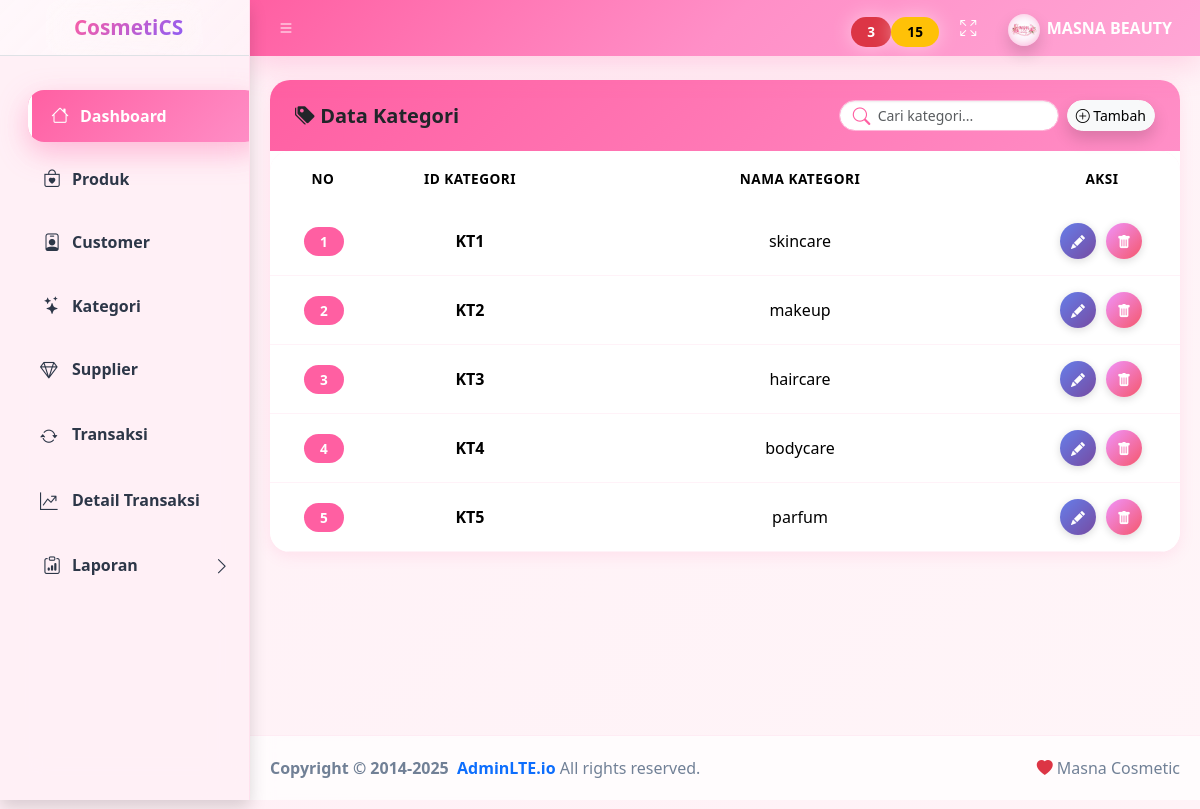
/dashboard.php?menu=kategori (signed in), run on the app's committed database.
### tables this page shows
CREATE TABLE `kategori` (
  `id_kategori` varchar(10) NOT NULL,
  `nama_kategori` varchar(100) NOT NULL
);

### form/kategori/view.php (the view, shortened to what this page needs)
<?php include "koneksi.php"; ?>
<div class="app-content">
  <div class="container-fluid">
    <br>
    <div class="card card-cosmetic">
      <div class="card-header header-cosmetic">
        <div class="d-flex justify-content-between align-items-center">
          <h5 class="mb-0 fw-bold">
            <i class="bi bi-tags-fill"></i> Data Kategori
          </h5>
          <div class="d-flex gap-2">
            <div class="position-relative">
              <i class="bi bi-search search-icon"></i>
              <input type="text" id="searchKategori"
                     class="form-control form-control-sm search-box"
                     placeholder="Cari kategori...">
            </div>
            <a href="dashboard.php?menu=addkategori"
               class="btn btn-light btn-sm rounded-pill shadow">
              <i class="bi bi-plus-circle"></i> Tambah
            </a>
          </div>
        </div>
      </div>
      <div class="card-body p-0">
        <table class="table table-hover table-cosmetic mb-0 text-center" id="kategoriTable">
          <thead style="background:#fff0f6">
            <tr>
              <th width="100">NO</th>
              <th width="200">ID KATEGORI</th>
              <th>NAMA KATEGORI</th>
              <th width="150">AKSI</th>
            </tr>
          </thead>
          <tbody>
          <?php
          $no=1;
          $q=mysqli_query($koneksi,"SELECT * FROM kategori");
          while($d=mysqli_fetch_array($q)){
          ?>
          <tr>
            <td>
              <span class="badge bg-pink rounded-pill"><?= $no++ ?></span>
            </td>
            <td class="fw-semibold">
              <?= $d['id_kategori'] ?>
            </td>
            <td>
              <?= $d['nama_kategori'] ?>
            </td>
            <td>
              <a href="dashboard.php?menu=editkategori&id_kategori=<?= $d['id_kategori'] ?>"
                 class="btn btn-action btn-edit"
                 title="Edit Kategori">
                <i class="bi bi-pencil-fill"></i>
              </a>
              <a href="form/kategori/hapus.php?id_kategori=<?= $d['id_kategori'] ?>"
                 class="btn btn-action btn-delete"
                 title="Hapus Kategori"
                 onclick="return confirm('Yakin hapus kategori ini?')">
                <i class="bi bi-trash-fill"></i>
              </a>
            </td>
          </tr>
          <?php } ?>
          </tbody>
        </table>
      </div>
    </div>
  </div>
</div>

### dashboard.php (style rules this page uses)
:root { --pink-primary: #ff5fa2; --pink-secondary: #ff8fc7; --pink-light: #fff0f6; --pink-dark: #ff2f8a; --purple: #8b5cf6; --text-dark: #2d3748; --text-muted: #718096; --border-radius: 20px; --shadow-sm: 0 4px 15px rgba(255,95,162,.12); --shadow-md: 0 10px 30px rgba(255,95,162,.2); --shadow-lg: 0 20px 50px rgba(255,95,162,.3); --transition: all .4s cubic-bezier(.4,0,.2,1); }
body { background: linear-gradient(135deg, #fff0f6 0%, #fff5f8 100%); font-family: 'Segoe UI', system-ui, -apple-system, sans-serif; color: var(--text-dark); }
.card { border: none !important; border-radius: var(--border-radius) !important; box-shadow: var(--shadow-sm) !important; transition: var(--transition) !important; overflow: hidden; background: #fff; }
.card-header { background: linear-gradient(135deg, #ff5fa2 0%, #ff8fc7 100%); color: #fff; border: none !important; padding: 20px 25px; font-weight: 700; font-size: 1.1rem; }
.table { border-radius: var(--border-radius); overflow: hidden; }
.table thead { background: linear-gradient(135deg, #ff5fa2 0%, #ff8fc7 100%); color: #fff; }
.table thead th { border: none; padding: 18px; font-weight: 700; text-transform: uppercase; font-size: .85rem; letter-spacing: .5px; }
.table tbody tr { transition: var(--transition); border-bottom: 1px solid rgba(255,95,162,.08); }
.table tbody td { padding: 16px; vertical-align: middle; }
.badge { padding: 8px 16px !important; border-radius: 20px !important; font-weight: 600 !important; font-size: .85rem !important; letter-spacing: .3px; }
.app-main, .card, .small-box { animation: fadeInUp .6s ease-out; }
.card:nth-child(2) { animation-delay: .2s; }

### form/kategori/view.php (style rules this page uses)
:root { --pink:#ff5fa2; --pink-soft:#fff0f6; --yellow:#ffc107; --red:#dc3545; }
.card-cosmetic { border:none; border-radius:22px; box-shadow:0 15px 35px rgba(255,95,162,.25); }
.header-cosmetic { background:linear-gradient(135deg,#ff5fa2,#ff8fc7); color:#fff; border-radius:22px 22px 0 0; }
.search-box { width:220px; border-radius:25px; padding-left:38px; border:1px solid #ffb6d9; }
.search-icon { position:absolute; left:14px; top:50%; transform:translateY(-50%); color:var(--pink); }
.bg-pink { background:#ff5fa2; }
.btn-action { width:36px; height:36px; border-radius:50%; display:inline-flex; align-items:center; justify-content:center; border:none; transition:all 0.3s ease; margin:0 3px; box-shadow:0 2px 8px rgba(0,0,0,.15); }
.btn-edit { background:linear-gradient(135deg,#667eea,#764ba2); color:#fff; }
.btn-delete { background:linear-gradient(135deg,#f093fb,#f5576c); color:#fff; }
.btn-action i { font-size:14px; }

### data on the page
kategori: id_kategori "KT1", nama_kategori "skincare"
kategori: id_kategori "KT2", nama_kategori "makeup"
kategori: id_kategori "KT3", nama_kategori "haircare"
kategori: id_kategori "KT4", nama_kategori "bodycare"
kategori: id_kategori "KT5", nama_kategori "parfum"
